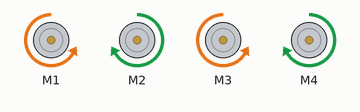
This sketch was run on a simulated Arduino Uno, built with avr-gcc and run on an emulated ATmega328P. Parts: 4 × DC motor (green arrow = forward, orange = backward, longer = faster). At 18.0 s the program stops and its outputs stay as they are.

Above: at 0.1 s.
At 5.1 s:
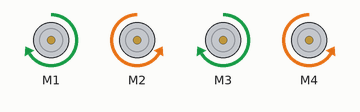
At 10.1 s:
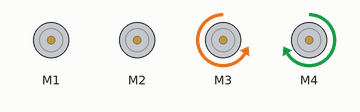
At 15.1 s:
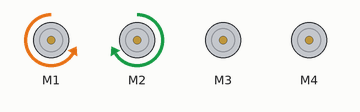
At 18.1 s:
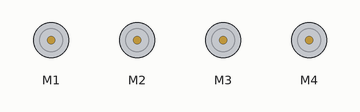
Timing chart, 0 to 19.5 s (numbered marks = the images above):
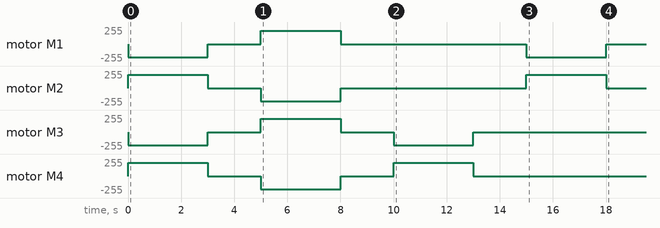

The sketch:

all_motors_forward_r3.ino
```cpp
/*********************************************************************
 * four_move_with_pauses.ino
 *
 * Drives a 4WD buggy (L293D v1 shield) in the following sequence:
 *   1. Forward for 3 s
 *   2. Pause 2 s
 *   3. Backward for 3 s
 *   4. Pause 2 s
 *   5. Forward-left for 3 s
 *   6. Pause 2 s
 *   7. Forward-right for 3 s
 *   8. Stop
 *
 * Wheel ↔ motor-slot mapping:
 *   M1 → Front-Left   (reversed)
 *   M2 → Rear-Left    (normal)
 *   M3 → Rear-Right   (reversed)
 *   M4 → Front-Right  (normal)
 *
 * “Forward-left”   = left wheels stopped, right wheels forward
 * “Forward-right”  = left wheels forward, right wheels stopped
 *
 * Pause means all wheels RELEASE (coast).
 *
 * Dependencies:
 *   • Adafruit Motor Shield Library (v1) → AFMotor.h
 *
 * Author: ChatGPT (o4-mini)
 * Date:   Jun 2025
 *********************************************************************/

#include <AFMotor.h>  // For L293D v1 motor shields

// Motor slot constants (match shield labels)
constexpr uint8_t M1 = 1;   // Front-Left   (reversed)
constexpr uint8_t M2 = 2;   // Rear-Left    (normal)
constexpr uint8_t M3 = 3;   // Rear-Right   (reversed)
constexpr uint8_t M4 = 4;   // Front-Right  (normal)

// Create AF_DCMotor objects
AF_DCMotor FL(M1);
AF_DCMotor RL(M2);
AF_DCMotor RR(M3);
AF_DCMotor FR(M4);

// Reversal table: true = motor is wired flipped
//   index 0 → M1, index 1 → M2, index 2 → M3, index 3 → M4
const bool REV[] = { true,  // M1 (Front-Left)   reversed
                     false, // M2 (Rear-Left)    normal
                     true,  // M3 (Rear-Right)   reversed
                     false  // M4 (Front-Right)  normal
                   };

// Speeds (0–255)
constexpr uint8_t SPEED = 200;

// Durations (milliseconds)
constexpr uint16_t T_MOVE  = 3000;  // 3 seconds
constexpr uint16_t T_PAUSE = 2000;  // 2 seconds

// ──────────────────────────────────────────────────────────────────────
// Helper: set all four motors to the same PWM speed
void setAllSpeed(uint8_t pwm)
{
  FL.setSpeed(pwm);
  RL.setSpeed(pwm);
  RR.setSpeed(pwm);
  FR.setSpeed(pwm);
}

// Helper: drive each side with a logical FORWARD/BACKWARD/RELEASE
//   leftDir  = FORWARD / BACKWARD / RELEASE for M1 & M2
//   rightDir = FORWARD / BACKWARD / RELEASE for M3 & M4
void tankDrive(uint8_t leftDir, uint8_t rightDir)
{
  // Front-Left
  FL.run( REV[0] ? (leftDir == FORWARD ? BACKWARD
                                     : leftDir == BACKWARD ? FORWARD
                                                           : RELEASE)
                 : leftDir );
  // Rear-Left
  RL.run( REV[1] ? (leftDir == FORWARD ? BACKWARD
                                     : leftDir == BACKWARD ? FORWARD
                                                           : RELEASE)
                 : leftDir );
  // Rear-Right
  RR.run( REV[2] ? (rightDir == FORWARD ? BACKWARD
                                      : rightDir == BACKWARD ? FORWARD
                                                            : RELEASE)
                 : rightDir );
  // Front-Right
  FR.run( REV[3] ? (rightDir == FORWARD ? BACKWARD
                                      : rightDir == BACKWARD ? FORWARD
                                                            : RELEASE)
                 : rightDir );
}

// Helper: stop all motors (coast)
void releaseAll()
{
  FL.run(RELEASE);
  RL.run(RELEASE);
  RR.run(RELEASE);
  FR.run(RELEASE);
}

// ──────────────────────────────────────────────────────────────────────
void setup()
{
  // Initialize all motors at the defined speed
  setAllSpeed(SPEED);
}

void loop()
{
  // 1) Forward for 3 s
  tankDrive(FORWARD, FORWARD);
  delay(T_MOVE);

  // 2) Pause 2 s
  releaseAll();
  delay(T_PAUSE);

  // 3) Backward for 3 s
  tankDrive(BACKWARD, BACKWARD);
  delay(T_MOVE);

  // 4) Pause 2 s
  releaseAll();
  delay(T_PAUSE);

  // 5) Forward-left for 3 s: left side stopped, right side forward
  //    (Left wheels RELEASE, right wheels FORWARD)
  //    “Left side” → M1 & M2; “Right side” → M3 & M4
  tankDrive(RELEASE, FORWARD);
  delay(T_MOVE);

  // 6) Pause 2 s
  releaseAll();
  delay(T_PAUSE);

  // 7) Forward-right for 3 s: left side forward, right side stopped
  //    (Left wheels FORWARD, right wheels RELEASE)
  tankDrive(FORWARD, RELEASE);
  delay(T_MOVE);

  // 8) Stop and end
  releaseAll();

  // Halt here; remove this if you want to repeat the sequence
  while (true) { }
}
```

Measured:
- by itself, motor M1: stopped → backward 200/255 at 0.00 s, → stopped 3.0 s later, → forward 200/255 2.0 s later, → stopped 3.0 s later, … (6 changes in this stretch)
- by itself, motor M2: stopped → forward 200/255 at 0.00 s, → stopped 3.0 s later, → backward 200/255 2.0 s later, → stopped 3.0 s later, … (6 changes in this stretch)
